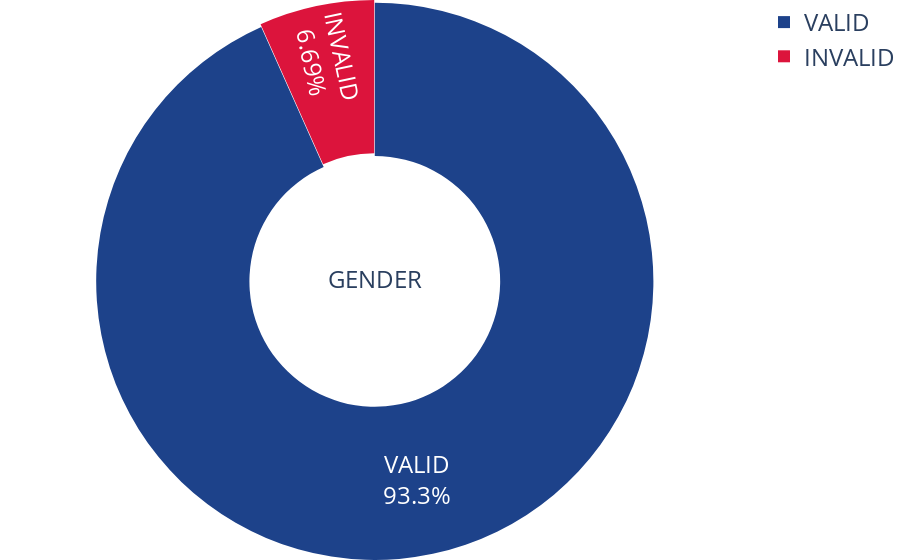

Notebook source saved alongside this figure:
### Markdown cell above
## Gender

### Code cell
##################################### KRA PINS #############################################
values = [invalid_gender, valid_gender]
#donut
# (1) create pie chart figure
fig = go.Figure(data=[go.Pie(
                                labels=labels, 
                                values=values, 
                                hole=.45, 
                                pull=0.005, 
                                title='GENDER', 
                                marker_colors=colors)
                    ])

# (2) add text for different parts of the chart
fig.update_traces(text=labels) 

# (3) style the chart: font, title and size of chart
fig.update_layout(
                    font={'size': 24},
                    title={'font': {'size': 24}},
                    margin=dict(t=0, b=0, l=0, r=0)
                    )

fig.show()

# (4) download image, saves in downloads folder by default
offline.plot(fig, image = 'png', image_filename='gender-donut_{}'.format(date))

time.sleep(5)

### Figure 1 — Plotly figure (JSON) as saved in the notebook; plotly's stock layout.template omitted (floating-point values rounded to 4 significant figures)
{"data": [{"hole": 0.45, "labels": ["INVALID", "VALID"], "marker": {"colors": ["crimson", "rgb(29,66,138)"]}, "pull": 0.005, "text": ["INVALID", "VALID"], "title": {"text": "GENDER"}, "type": "pie", "values": [7941, 110846]}], "layout": {"font": {"size": 24}, "margin": {"b": 0, "l": 0, "r": 0, "t": 0}, "title": {"font": {"size": 24}}}}
